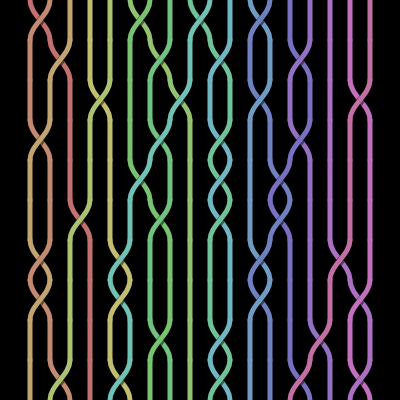
Frame 1 (no input)
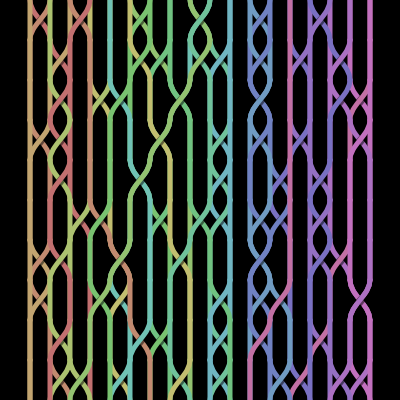
Frame 2 (the mouse pressed at the canvas centre, redrawn once)

The p5.js sketch that drew these frames (run headless with seeded random() and noise() and a simulated clock; the mouse was pressed at the canvas centre and the sketch redrawn once):

// p5.js sketch
// ── sketch.js
const size = 400;
const steps = 10;
const tile_size = size / steps;
let colors = Array(steps * 2);
const sat = 40;
const light = 60;

function setup() {
    createCanvas(size, size);
    background(0);
    noFill();
    strokeWeight(5);
    colorMode(HSL);
    colors = [...colors].map((_, i) => map(i, 0, steps * 2 - 1, 0, 360));
}

function drawTile(braidType, i) {
    const x = tile_size / 4;
    const curve = 15;
    let _ = null;
    switch (braidType) {
        case 'straight':
            stroke(colors[i], sat, light);
            line(x, 0, x, tile_size);
            stroke(colors[i + 1], sat, light);
            line(x * 3, 0, x * 3, tile_size);
            break;
        case 'cross_x':
            stroke(colors[i], sat, light);
            bezier(
                x, 0,                     // anchor 1
                x, curve,                 // control 1
                x * 3, tile_size - curve, // control 2
                x * 3, tile_size          // anchor 2
            );
            drawShadow(tile_size / 2, tile_size / 2);
            stroke(colors[i + 1], sat, light);
            bezier(
                x * 3, 0,             // anchor 1
                x * 3, curve,         // control 1
                x, tile_size - curve, // control 2
                x, tile_size          // anchor 2
            );
            [colors[i], colors[i + 1]] = [colors[i + 1], colors[i]];
            break;
        case 'cross_right':
            stroke(colors[i], sat, light);
            line(x, 0, x, tile_size);
            stroke(colors[i + 1], sat, light);
            bezier(
                x * 3, 0,                 // anchor 1
                x * 3, curve,             // control 1
                x * 5, tile_size - curve, // control 2
                x * 5, tile_size          // anchor 2
            );
            drawShadow(tile_size, tile_size / 2);
            // do not swap colors here, cross_left handles it
            break;
        case 'cross_left':
            stroke(colors[i + 1], sat, light);
            line(x * 3, 0, x * 3, tile_size);
            stroke(colors[i], sat, light);
            bezier(
                x, 0,                  // anchor 1
                x, curve,              // control 1
                -x, tile_size - curve, // control 2
                -x, tile_size          // anchor 2
            );
            [colors[i], colors[i - 1]] = [colors[i - 1], colors[i]];
            break;
        default:
            break;
    }
}

function drawShadow(x, y) {
    stroke(100, 0, 0, 0.5);
    push();
    translate(x + 1, y + 1);
    angleMode(DEGREES);
    rotate(40);
    rect(-2, -2, 3, 4);
    pop();
}

function generateRow() {
    // TODO: cross both direction?
    const row = [random(['cross_right', 'straight', 'cross_x'])];
    for (let i = 1; i < steps - 1; i++) {
        let possibleTypes = [];
        if (row[i - 1] == 'cross_right') {
            row.push('cross_left');
            continue;
        } else if (row[i - 1] == 'cross_x') {
            possibleTypes.push('straight', 'cross_right');
        } else if (row[i - 1] == 'straight') {
            possibleTypes.push('straight', 'cross_x', 'cross_right');
        } else if (row[i - 1] == 'cross_left') {
            possibleTypes.push('straight', 'cross_x', 'cross_right');
        } else {
            possibleTypes.push('straight', 'cross_x', 'cross_left');
        }
        if (i === steps - 2) {
            possibleTypes = possibleTypes.filter(_ => _ !== 'cross_right');
        }
        row.push(random(possibleTypes));
    }
    return row;
}

function draw() {
    noLoop();
    translate(tile_size / 2, 0);
    for (let y = 0; y < steps; y++) {
        generateRow().forEach((tile, i) => {
            push();
            translate(tile_size * i, tile_size * y);
            drawTile(tile, i * 2);
            pop();
        });
    }
}
